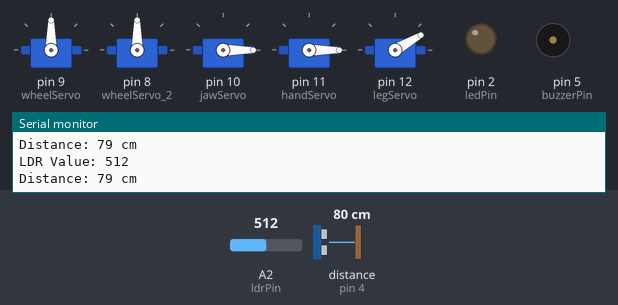
Recording of a sketch running on a simulated Arduino Uno, built with avr-gcc and run on an emulated ATmega328P. Parts: 5 × servo, output pins drawn as LEDs (lit = HIGH), buzzer (waves = sounding), the last lines printed to the serial monitor. Wiring (inferred from the names in the program): ultrasonic range finder: trigger pin 3; echo pin 4. The test bench sets the inputs (shaded band); at power-on: distance to the obstacle (sensor on pin 4) 80 cm, A2 (ldrPin) = 512. The echo pulse lasts 58.3 µs per cm; pins used as bus, display or sensor lines are not drawn.

Above: at 8.7 s.
8.8 s: distance to the obstacle (sensor on pin 4) set to 19 cm
10.4 s: distance to the obstacle (sensor on pin 4) set to 15 cm
At 11.6 s:
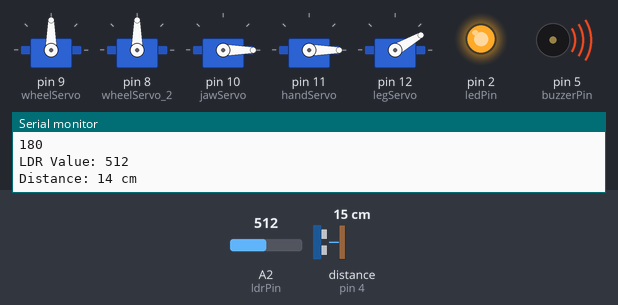
11.9 s: A2 (ldrPin) set to 470
At 12.9 s:
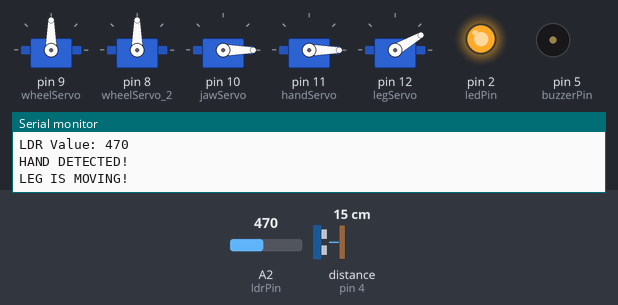
Timing chart, 0 to 19.4 s (numbered marks = the images above; inputs shaded):
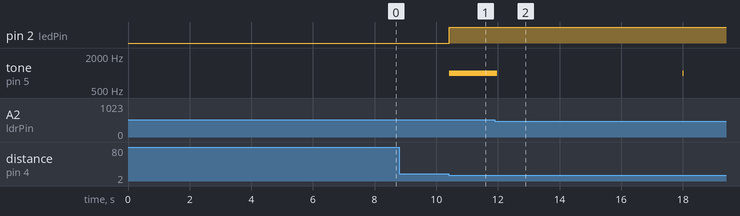

The sketch:

dinosaur.ino
```cpp
/*
University of Southampton Malaysia - FEEG2001 Systems Design and Computing
Semester 1 Summative Design Assessment - The Arduino Dinosaur
Arduino Sketch v1.1.0 - Group 14
Last modified: 12 January 2022 (Wednesday)
Forked from https://github.com/kaizer222/dino_design_2021
*/

#pragma once
#include <Servo.h>
#include "dinosaur.h"

Servo wheelServo, wheelServo_2, jawServo, handServo, legServo;


void setup() {
    Serial.begin(9600);
    delay(500);

    // pinMode
    pinMode(ledPin, OUTPUT);
    pinMode(trigPin, OUTPUT);
    pinMode(echoPin, INPUT);
    pinMode(buzzerPin, OUTPUT);
    pinMode(ldrPin, INPUT);

    // Servos
    wheelServo.attach(9);
    wheelServo_2.attach(8);
    jawServo.attach(10);
    handServo.attach(11);
    legServo.attach(12);
    resetWheel(wheelServo, wheelServo_2);
    jawServo.write(0);
    handServo.write(0);
    legServo.write(30);
    Serial.println("=== DINOSAUR IS ALIVE! ===");
    delay(1000);
    calibrateLDR(ambientLight, 10);  // sample 10 LDR ambient readings
    Serial.println("=== LET THE HUNT BEGIN! ===");
    delay(1000);
}


void loop() {
    calcDistance();
    distanceLed();
    buzz(1000, 40);
    if (distance <= 30 && distance != 0) {
        keepDistance(wheelServo, wheelServo_2, wheelPos, wheelPos_2, 15);
    } else if (distance > 200 && wheelServo.read() >= 180) {
          resetWheel(wheelServo, wheelServo_2);
    }
    ldr(30);
}


// Calibrate LDR ambientLight value before every run
void calibrateLDR(int& ambientLight, int numberOfTests) {
    int sum = 0;
    int val;
    for (int i=1; i<=numberOfTests ; i++) {
        val = analogRead(ldrPin);
        sum += val;
        Serial.print("AMBIENT LIGHT INTENSITY #"); Serial.print(i); Serial.print(": "); Serial.println(val);
        delay(500);
    }
    ambientLight = sum / numberOfTests;
}


// Calculate the distance using HC-SR04 ultrasonic sensor
void calcDistance() {
    digitalWrite(trigPin, LOW);
    delayMicroseconds(2);
    digitalWrite(trigPin, HIGH);
    delayMicroseconds(10);
    digitalWrite(trigPin, LOW);
    long duration = pulseIn(echoPin, HIGH);
    // duration in μs = 10^-6s; speed of sound = 343m/s = 34300cm/s; distance in cm.
    distance = (duration*0.0343)/2;
    Serial.print("Distance: ");
    Serial.print(distance);
    Serial.println(" cm");
}


// Light up eye LED if distance <= presetDistance
void distanceLed() {
    digitalWrite(ledPin, (distance <= presetDistance ? HIGH : LOW));
}


// Activate buzzer if distance <= presentDistance
void buzz(int freq, int dur) {
    distance <= presetDistance ? tone(buzzerPin, freq, dur) : noTone(buzzerPin);
}


// Detect if object (hand) is present in mouth
void ldr(int threshold) {
    int val = analogRead(ldrPin);
    Serial.print("LDR Value: ");
    Serial.println(val);  // print LDR value for easier debugging

    if (val < ambientLight-threshold) {
        Serial.println("HAND DETECTED!");
        bite(legServo, 60, "LEG");
        bite(handServo, 60, "JAW");
        bite(jawServo, 60, "HAND");
        bite(legServo, 30, "LEG");
        bite(jawServo, 0, "JAW");
        bite(handServo, 0, "HAND");
    }
}


// Jaw and hand servo movement if hand present between mouth
void bite(Servo servoName, int end_val, String part_name){
    Serial.print(part_name);
    Serial.println(" IS MOVING!");
    servoName.write(end_val);
    delay(1000);
}


// Maintain the preset distance with the object
void keepDistance(Servo servoName, Servo servoName2, int& posServo, int& posServo_2, int increment) {
    if (posServo > 0 && posServo < 180) {
        servoName.write(distance <= presetDistance ? posServo-=increment : posServo+=increment);
        servoName2.write(distance <= presetDistance ? posServo_2+=increment : posServo_2-=increment);
    } else if (posServo == 0 || posServo == 180) {
        servoName.write(distance <= presetDistance ? (posServo == 0 ? 0 : posServo-=increment) : (posServo == 180 ? 180 : posServo+=increment));
        servoName2.write(distance <= presetDistance ? (posServo_2 == 180 ? 180 : posServo_2+=increment) : (posServo_2 == 0 ? 0 : posServo_2-=increment));
    }
    Serial.println(posServo);
    Serial.println(posServo_2);
}


void resetWheel(Servo servoName, Servo servoName_2) {
    Serial.println("RESETTING WHEEL...");
    for (int i=servoName.read(); i<=90; i++) {
        servoName.write(i);
        servoName_2.write(180-i);
        delay(10);
    }
}
```

dinosaur.h
```cpp
// Header file for dinosaur.ino

#ifndef DINOSAUR_H  // include guard
#define DINOSAUR_H

#define ledPin 2
#define trigPin 3
#define echoPin 4
#define buzzerPin 5
#define ldrPin A2

int ambientLight = 0;
int distance = 0;  // in cm
const int presetDistance = 15;  // in cm
int wheelPos = 90;  // in degrees
int wheelPos_2 = 90;  // in degrees

#endif  // DINOSAUR_H
```

Measured:
- the behaviour switches between 17 and 16 cm on distance to the obstacle (sensor on pin 4) (found by bisection; images 0 and 1)
- the behaviour switches between 482 and 481 on A2 (ldrPin) (found by bisection; images 1 and 2)
- after the input at 10.4 s, pin 2 (ledPin): LOW → HIGH at once; tone on pin 5 (buzzerPin): silent → 1000 Hz at once
- after the input at 11.9 s, tone on pin 5 (buzzerPin): 1000 Hz → silent after 0.07 s, → 1000 Hz 6.0 s later, → silent 0.04 s later
